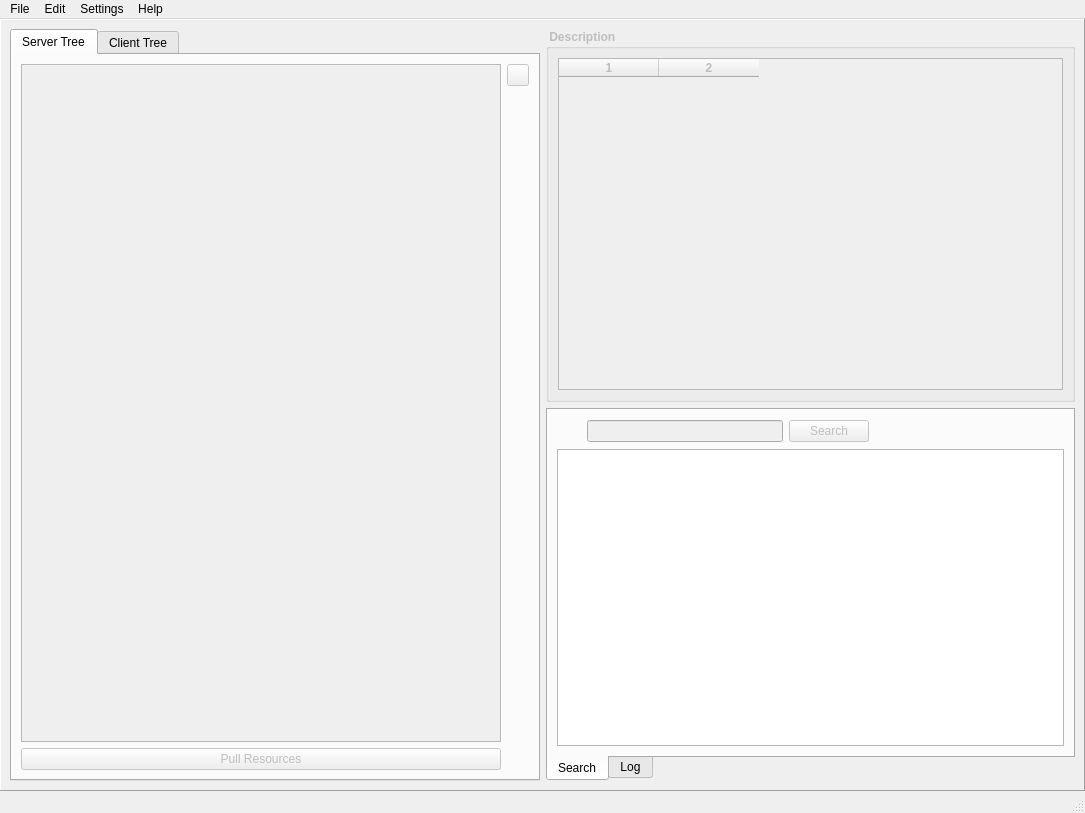
<?xml version="1.0" encoding="UTF-8"?>
<ui version="4.0">
 <class>DionysusWindow</class>
 <widget class="QMainWindow" name="DionysusWindow">
  <property name="geometry">
   <rect>
    <x>0</x>
    <y>0</y>
    <width>1085</width>
    <height>813</height>
   </rect>
  </property>
  <property name="windowTitle">
   <string>Midas Desktop</string>
  </property>
  <property name="windowIcon">
   <iconset resource="../DionysusIcons.qrc">
    <normaloff>:/icons/Icon16.PNG</normaloff>:/icons/Icon16.PNG</iconset>
  </property>
  <widget class="QWidget" name="centralwidget">
   <layout class="QGridLayout">
    <property name="margin">
     <number>0</number>
    </property>
    <property name="spacing">
     <number>6</number>
    </property>
    <item row="0" column="0">
     <widget class="QFrame" name="frame">
      <property name="frameShape">
       <enum>QFrame::Panel</enum>
      </property>
      <property name="frameShadow">
       <enum>QFrame::Raised</enum>
      </property>
      <layout class="QGridLayout" name="gridLayout_5">
       <item row="0" column="1">
        <widget class="QGroupBox" name="midasTreeItemInfoGroupBox">
         <property name="enabled">
          <bool>false</bool>
         </property>
         <property name="sizePolicy">
          <sizepolicy hsizetype="Expanding" vsizetype="Preferred">
           <horstretch>0</horstretch>
           <verstretch>0</verstretch>
          </sizepolicy>
         </property>
         <property name="font">
          <font>
           <weight>75</weight>
           <bold>true</bold>
          </font>
         </property>
         <property name="title">
          <string> Description </string>
         </property>
         <layout class="QGridLayout" name="gridLayout_2">
          <item row="0" column="0">
           <widget class="MidasResourceDescTable" name="midasTreeItemInfoTable">
            <property name="toolTip">
             <string>Community, Collection or Item detailed information.</string>
            </property>
            <property name="tabKeyNavigation">
             <bool>false</bool>
            </property>
            <property name="alternatingRowColors">
             <bool>true</bool>
            </property>
            <property name="selectionMode">
             <enum>QAbstractItemView::SingleSelection</enum>
            </property>
            <property name="selectionBehavior">
             <enum>QAbstractItemView::SelectRows</enum>
            </property>
            <property name="gridStyle">
             <enum>Qt::NoPen</enum>
            </property>
            <property name="columnCount">
             <number>2</number>
            </property>
            <column/>
            <column/>
           </widget>
          </item>
         </layout>
        </widget>
       </item>
       <item row="1" column="1">
        <widget class="QTabWidget" name="logAndSearchTabContainer">
         <property name="tabPosition">
          <enum>QTabWidget::South</enum>
         </property>
         <property name="currentIndex">
          <number>0</number>
         </property>
         <widget class="QWidget" name="searchTab">
          <attribute name="title">
           <string>Search</string>
          </attribute>
          <layout class="QGridLayout" name="gridLayout_3">
           <item row="0" column="0">
            <layout class="QHBoxLayout" name="horizontalLayout_4">
             <item>
              <widget class="QLabel" name="label_8">
               <property name="minimumSize">
                <size>
                 <width>24</width>
                 <height>24</height>
                </size>
               </property>
               <property name="maximumSize">
                <size>
                 <width>24</width>
                 <height>24</height>
                </size>
               </property>
               <property name="text">
                <string/>
               </property>
               <property name="pixmap">
                <pixmap resource="../DionysusIcons.qrc">:/icons/find.png</pixmap>
               </property>
               <property name="scaledContents">
                <bool>true</bool>
               </property>
              </widget>
             </item>
             <item>
              <widget class="QLineEdit" name="searchQueryEdit">
               <property name="enabled">
                <bool>false</bool>
               </property>
               <property name="sizePolicy">
                <sizepolicy hsizetype="Expanding" vsizetype="Fixed">
                 <horstretch>0</horstretch>
                 <verstretch>0</verstretch>
                </sizepolicy>
               </property>
              </widget>
             </item>
             <item>
              <widget class="QPushButton" name="searchButton">
               <property name="enabled">
                <bool>false</bool>
               </property>
               <property name="text">
                <string>Search</string>
               </property>
              </widget>
             </item>
             <item>
              <spacer name="horizontalSpacer_2">
               <property name="orientation">
                <enum>Qt::Horizontal</enum>
               </property>
               <property name="sizeHint" stdset="0">
                <size>
                 <width>40</width>
                 <height>20</height>
                </size>
               </property>
              </spacer>
             </item>
            </layout>
           </item>
           <item row="1" column="0">
            <widget class="MidasSearchResultList" name="searchItemsListWidget">
             <property name="sizePolicy">
              <sizepolicy hsizetype="Expanding" vsizetype="Expanding">
               <horstretch>0</horstretch>
               <verstretch>0</verstretch>
              </sizepolicy>
             </property>
             <property name="toolTip">
              <string>List of items retrieved using the provided search query</string>
             </property>
             <property name="alternatingRowColors">
              <bool>true</bool>
             </property>
             <property name="selectionBehavior">
              <enum>QAbstractItemView::SelectRows</enum>
             </property>
            </widget>
           </item>
          </layout>
         </widget>
         <widget class="QWidget" name="tab_7">
          <attribute name="title">
           <string>Log</string>
          </attribute>
          <layout class="QGridLayout" name="gridLayout_8">
           <item row="0" column="0" colspan="2">
            <widget class="QTextEdit" name="log">
             <property name="toolTip">
              <string/>
             </property>
             <property name="readOnly">
              <bool>true</bool>
             </property>
            </widget>
           </item>
           <item row="1" column="1">
            <widget class="QPushButton" name="clearLogButton">
             <property name="text">
              <string>Clear Log</string>
             </property>
             <property name="icon">
              <iconset resource="../DionysusIcons.qrc">
               <normaloff>:/icons/delete.png</normaloff>:/icons/delete.png</iconset>
             </property>
            </widget>
           </item>
           <item row="1" column="0">
            <spacer name="horizontalSpacer">
             <property name="orientation">
              <enum>Qt::Horizontal</enum>
             </property>
             <property name="sizeHint" stdset="0">
              <size>
               <width>40</width>
               <height>20</height>
              </size>
             </property>
            </spacer>
           </item>
          </layout>
         </widget>
        </widget>
       </item>
       <item row="0" column="0" rowspan="2">
        <widget class="QTabWidget" name="treeTabContainer">
         <property name="currentIndex">
          <number>0</number>
         </property>
         <widget class="QWidget" name="serverTab">
          <attribute name="title">
           <string>Server Tree</string>
          </attribute>
          <layout class="QGridLayout" name="gridLayout_4">
           <item row="0" column="0" rowspan="2">
            <widget class="MidasTreeView" name="treeView">
             <property name="enabled">
              <bool>false</bool>
             </property>
             <property name="sizePolicy">
              <sizepolicy hsizetype="Minimum" vsizetype="Expanding">
               <horstretch>0</horstretch>
               <verstretch>0</verstretch>
              </sizepolicy>
             </property>
             <property name="acceptDrops">
              <bool>true</bool>
             </property>
            </widget>
           </item>
           <item row="2" column="0">
            <widget class="QPushButton" name="pull_Button">
             <property name="enabled">
              <bool>false</bool>
             </property>
             <property name="text">
              <string>Pull Resources</string>
             </property>
             <property name="icon">
              <iconset resource="../DionysusIcons.qrc">
               <normaloff>:/icons/nav_right_green.png</normaloff>:/icons/nav_right_green.png</iconset>
             </property>
            </widget>
           </item>
           <item row="0" column="1">
            <widget class="QPushButton" name="refreshButton">
             <property name="enabled">
              <bool>false</bool>
             </property>
             <property name="maximumSize">
              <size>
               <width>22</width>
               <height>22</height>
              </size>
             </property>
             <property name="toolTip">
              <string>Refresh List</string>
             </property>
             <property name="text">
              <string/>
             </property>
             <property name="icon">
              <iconset resource="../DionysusIcons.qrc">
               <normaloff>:/icons/refresh.png</normaloff>:/icons/refresh.png</iconset>
             </property>
            </widget>
           </item>
           <item row="1" column="1">
            <spacer name="verticalSpacer_2">
             <property name="orientation">
              <enum>Qt::Vertical</enum>
             </property>
             <property name="sizeHint" stdset="0">
              <size>
               <width>20</width>
               <height>40</height>
              </size>
             </property>
            </spacer>
           </item>
          </layout>
         </widget>
         <widget class="QWidget" name="clientTab">
          <attribute name="title">
           <string>Client Tree</string>
          </attribute>
          <layout class="QGridLayout" name="gridLayout">
           <item row="3" column="0">
            <widget class="QPushButton" name="push_Button">
             <property name="enabled">
              <bool>false</bool>
             </property>
             <property name="text">
              <string>Push Resources</string>
             </property>
             <property name="icon">
              <iconset resource="../DionysusIcons.qrc">
               <normaloff>:/icons/nav_left_green.png</normaloff>:/icons/nav_left_green.png</iconset>
             </property>
            </widget>
           </item>
           <item row="3" column="1">
            <widget class="QPushButton" name="addResource_Button">
             <property name="enabled">
              <bool>false</bool>
             </property>
             <property name="text">
              <string>Add Resource</string>
             </property>
             <property name="icon">
              <iconset resource="../DionysusIcons.qrc">
               <normaloff>:/icons/add2.png</normaloff>:/icons/add2.png</iconset>
             </property>
            </widget>
           </item>
           <item row="0" column="0" rowspan="3" colspan="2">
            <widget class="MidasTreeViewClient" name="treeViewClient">
             <property name="enabled">
              <bool>false</bool>
             </property>
             <property name="sizePolicy">
              <sizepolicy hsizetype="Minimum" vsizetype="Expanding">
               <horstretch>0</horstretch>
               <verstretch>0</verstretch>
              </sizepolicy>
             </property>
             <property name="acceptDrops">
              <bool>true</bool>
             </property>
            </widget>
           </item>
           <item row="0" column="2">
            <widget class="QPushButton" name="clientExpandAllButton">
             <property name="enabled">
              <bool>false</bool>
             </property>
             <property name="maximumSize">
              <size>
               <width>22</width>
               <height>22</height>
              </size>
             </property>
             <property name="toolTip">
              <string>Expand All</string>
             </property>
             <property name="text">
              <string>+</string>
             </property>
            </widget>
           </item>
           <item row="2" column="2">
            <spacer name="verticalSpacer">
             <property name="orientation">
              <enum>Qt::Vertical</enum>
             </property>
             <property name="sizeHint" stdset="0">
              <size>
               <width>20</width>
               <height>40</height>
              </size>
             </property>
            </spacer>
           </item>
           <item row="1" column="2">
            <widget class="QPushButton" name="clientCollapseAllButton">
             <property name="enabled">
              <bool>false</bool>
             </property>
             <property name="maximumSize">
              <size>
               <width>22</width>
               <height>22</height>
              </size>
             </property>
             <property name="toolTip">
              <string>Collapse All</string>
             </property>
             <property name="text">
              <string>-</string>
             </property>
            </widget>
           </item>
          </layout>
         </widget>
        </widget>
       </item>
      </layout>
     </widget>
    </item>
   </layout>
  </widget>
  <widget class="QMenuBar" name="menubar">
   <property name="geometry">
    <rect>
     <x>0</x>
     <y>0</y>
     <width>1085</width>
     <height>20</height>
    </rect>
   </property>
   <widget class="QMenu" name="menuHelp">
    <property name="title">
     <string>Help</string>
    </property>
    <addaction name="actionAbout"/>
   </widget>
   <widget class="QMenu" name="menuFile">
    <property name="title">
     <string>File</string>
    </property>
    <addaction name="actionChoose_Local_Database"/>
    <addaction name="separator"/>
    <addaction name="actionSign_In"/>
    <addaction name="separator"/>
    <addaction name="actionQuit"/>
   </widget>
   <widget class="QMenu" name="menuSettings">
    <property name="title">
     <string>Settings</string>
    </property>
    <addaction name="actionCreate_Profile"/>
    <addaction name="actionEdit_search_settings"/>
    <addaction name="separator"/>
   </widget>
   <widget class="QMenu" name="menuCommunity">
    <property name="title">
     <string>Edit</string>
    </property>
    <widget class="QMenu" name="menuServer">
     <property name="title">
      <string>Server</string>
     </property>
     <property name="icon">
      <iconset resource="../DionysusIcons.qrc">
       <normaloff>:/icons/earth_network.png</normaloff>:/icons/earth_network.png</iconset>
     </property>
     <addaction name="actionPull_Resource"/>
    </widget>
    <widget class="QMenu" name="menuClient">
     <property name="title">
      <string>Client</string>
     </property>
     <property name="icon">
      <iconset resource="../DionysusIcons.qrc">
       <normaloff>:/icons/workstation_network.png</normaloff>:/icons/workstation_network.png</iconset>
     </property>
     <addaction name="actionAdd_community"/>
     <addaction name="separator"/>
     <addaction name="actionAdd_subcommunity"/>
     <addaction name="actionAdd_collection"/>
     <addaction name="separator"/>
     <addaction name="actionAdd_item"/>
     <addaction name="separator"/>
     <addaction name="actionAdd_bitstream"/>
     <addaction name="separator"/>
     <addaction name="actionPush_Resources"/>
    </widget>
    <addaction name="menuClient"/>
    <addaction name="menuServer"/>
   </widget>
   <addaction name="menuFile"/>
   <addaction name="menuCommunity"/>
   <addaction name="menuSettings"/>
   <addaction name="menuHelp"/>
  </widget>
  <widget class="QStatusBar" name="statusbar"/>
  <action name="actionSign_In">
   <property name="icon">
    <iconset resource="../DionysusIcons.qrc">
     <normaloff>:/icons/earth_connection.png</normaloff>:/icons/earth_connection.png</iconset>
   </property>
   <property name="text">
    <string>Sign In</string>
   </property>
   <property name="statusTip">
    <string>Connect to database.</string>
   </property>
  </action>
  <action name="actionQuit">
   <property name="text">
    <string>Quit</string>
   </property>
   <property name="statusTip">
    <string>Quit MidasDesktop</string>
   </property>
  </action>
  <action name="actionEdit_search_settings">
   <property name="icon">
    <iconset resource="../DionysusIcons.qrc">
     <normaloff>:/icons/find.png</normaloff>:/icons/find.png</iconset>
   </property>
   <property name="text">
    <string>Search</string>
   </property>
   <property name="statusTip">
    <string>Set search parameters.</string>
   </property>
  </action>
  <action name="actionAbout">
   <property name="icon">
    <iconset resource="../DionysusIcons.qrc">
     <normaloff>:/icons/Icon16.PNG</normaloff>:/icons/Icon16.PNG</iconset>
   </property>
   <property name="text">
    <string>About MidasDesktop</string>
   </property>
   <property name="statusTip">
    <string>About Dionysus.</string>
   </property>
  </action>
  <action name="actionCreate_Profile">
   <property name="icon">
    <iconset resource="../DionysusIcons.qrc">
     <normaloff>:/icons/dude3.png</normaloff>:/icons/dude3.png</iconset>
   </property>
   <property name="text">
    <string>Profile</string>
   </property>
   <property name="statusTip">
    <string>Create a user profile</string>
   </property>
  </action>
  <action name="actionChoose_Local_Database">
   <property name="icon">
    <iconset resource="../DionysusIcons.qrc">
     <normaloff>:/icons/workstation_network.png</normaloff>:/icons/workstation_network.png</iconset>
   </property>
   <property name="text">
    <string>Choose Local Database</string>
   </property>
   <property name="statusTip">
    <string>Select the location of the sqlite database</string>
   </property>
  </action>
  <action name="actionAdd_community">
   <property name="enabled">
    <bool>false</bool>
   </property>
   <property name="icon">
    <iconset resource="../DionysusIcons.qrc">
     <normaloff>:/icons/gpl_folder_add.png</normaloff>:/icons/gpl_folder_add.png</iconset>
   </property>
   <property name="text">
    <string>Add community</string>
   </property>
   <property name="statusTip">
    <string>Add a new community</string>
   </property>
  </action>
  <action name="actionAdd_subcommunity">
   <property name="enabled">
    <bool>false</bool>
   </property>
   <property name="icon">
    <iconset resource="../DionysusIcons.qrc">
     <normaloff>:/icons/gpl_folder_add.png</normaloff>:/icons/gpl_folder_add.png</iconset>
   </property>
   <property name="text">
    <string>Add subcommunity</string>
   </property>
   <property name="statusTip">
    <string>Add a new community under the selected one</string>
   </property>
  </action>
  <action name="actionAdd_collection">
   <property name="enabled">
    <bool>false</bool>
   </property>
   <property name="icon">
    <iconset resource="../DionysusIcons.qrc">
     <normaloff>:/icons/folder_add.png</normaloff>:/icons/folder_add.png</iconset>
   </property>
   <property name="text">
    <string>Add collection</string>
   </property>
   <property name="statusTip">
    <string>Add a new collection under the selected community</string>
   </property>
  </action>
  <action name="actionAdd_item">
   <property name="enabled">
    <bool>false</bool>
   </property>
   <property name="icon">
    <iconset resource="../DionysusIcons.qrc">
     <normaloff>:/icons/document_add.png</normaloff>:/icons/document_add.png</iconset>
   </property>
   <property name="text">
    <string>Add item</string>
   </property>
   <property name="statusTip">
    <string>Add a new item under the selected collection</string>
   </property>
  </action>
  <action name="actionAdd_bitstream">
   <property name="enabled">
    <bool>false</bool>
   </property>
   <property name="icon">
    <iconset resource="../DionysusIcons.qrc">
     <normaloff>:/icons/gpl_document_add.png</normaloff>:/icons/gpl_document_add.png</iconset>
   </property>
   <property name="text">
    <string>Add bitstream</string>
   </property>
   <property name="statusTip">
    <string>Add a new bitstream under the current item</string>
   </property>
  </action>
  <action name="actionPush_Resources">
   <property name="enabled">
    <bool>false</bool>
   </property>
   <property name="icon">
    <iconset resource="../DionysusIcons.qrc">
     <normaloff>:/icons/nav_left_green.png</normaloff>:/icons/nav_left_green.png</iconset>
   </property>
   <property name="text">
    <string>Push Resources</string>
   </property>
   <property name="statusTip">
    <string>Upload added resources to the server</string>
   </property>
  </action>
  <action name="actionPull_Resource">
   <property name="enabled">
    <bool>false</bool>
   </property>
   <property name="icon">
    <iconset resource="../DionysusIcons.qrc">
     <normaloff>:/icons/nav_right_green.png</normaloff>:/icons/nav_right_green.png</iconset>
   </property>
   <property name="text">
    <string>Pull Resource...</string>
   </property>
  </action>
 </widget>
 <customwidgets>
  <customwidget>
   <class>MidasTreeView</class>
   <extends>QTreeView</extends>
   <header>MidasTreeView.h</header>
  </customwidget>
  <customwidget>
   <class>MidasSearchResultList</class>
   <extends>QListWidget</extends>
   <header>MidasSearchResultList.h</header>
  </customwidget>
  <customwidget>
   <class>MidasResourceDescTable</class>
   <extends>QTableWidget</extends>
   <header>MidasResourceDescTable.h</header>
  </customwidget>
  <customwidget>
   <class>MidasTreeViewClient</class>
   <extends>QTreeView</extends>
   <header>MidasTreeViewClient.h</header>
  </customwidget>
 </customwidgets>
 <tabstops>
  <tabstop>searchQueryEdit</tabstop>
 </tabstops>
 <resources>
  <include location="../DionysusIcons.qrc"/>
  <include location="../DionysusIcons.qrc"/>
  <include location="../DionysusIcons.qrc"/>
  <include location="../DionysusIcons.qrc"/>
  <include location="../DionysusIcons.qrc"/>
  <include location="../DionysusIcons.qrc"/>
  <include location="../DionysusIcons.qrc"/>
 </resources>
 <connections>
  <connection>
   <sender>clientExpandAllButton</sender>
   <signal>released()</signal>
   <receiver>treeViewClient</receiver>
   <slot>expandAll()</slot>
   <hints>
    <hint type="sourcelabel">
     <x>515</x>
     <y>74</y>
    </hint>
    <hint type="destinationlabel">
     <x>472</x>
     <y>274</y>
    </hint>
   </hints>
  </connection>
  <connection>
   <sender>clientCollapseAllButton</sender>
   <signal>released()</signal>
   <receiver>treeViewClient</receiver>
   <slot>collapseAll()</slot>
   <hints>
    <hint type="sourcelabel">
     <x>523</x>
     <y>103</y>
    </hint>
    <hint type="destinationlabel">
     <x>485</x>
     <y>391</y>
    </hint>
   </hints>
  </connection>
  <connection>
   <sender>clearLogButton</sender>
   <signal>released()</signal>
   <receiver>log</receiver>
   <slot>clear()</slot>
   <hints>
    <hint type="sourcelabel">
     <x>1002</x>
     <y>744</y>
    </hint>
    <hint type="destinationlabel">
     <x>893</x>
     <y>672</y>
    </hint>
   </hints>
  </connection>
 </connections>
 <slots>
  <slot>testDataBaseModel()</slot>
 </slots>
</ui>
